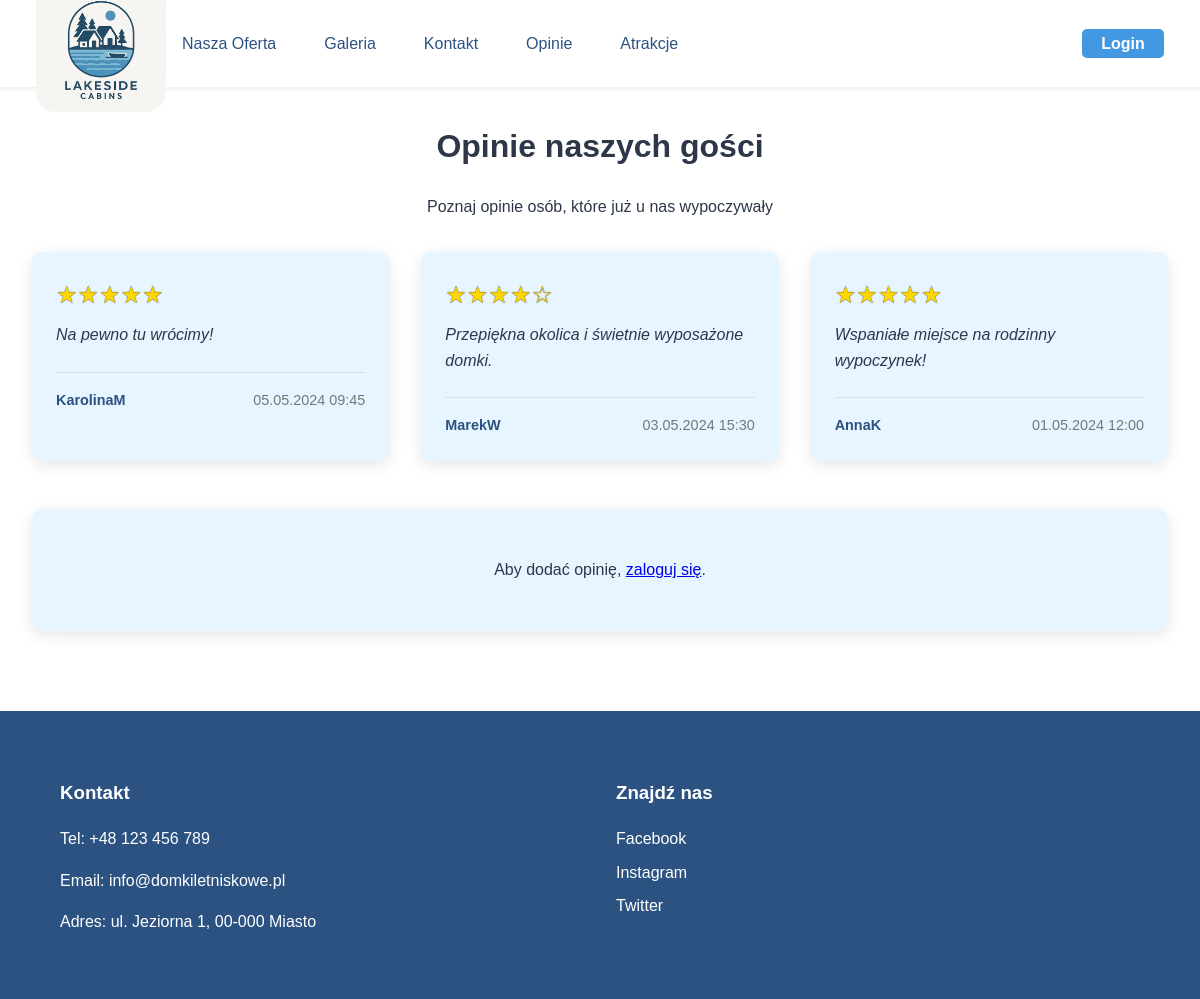
Page /opinie.php on the committed database.
### tables this page shows
CREATE TABLE `opinions` (
  `id` int(11) NOT NULL,
  `user_id` int(11) NOT NULL,
  `content` text NOT NULL,
  `rating` int(11) DEFAULT NULL CHECK (`rating` between 1 and 5),
  `created_at` DATETIME NOT NULL DEFAULT CURRENT_TIMESTAMP
);

CREATE TABLE `users` (
  `id` int(11) NOT NULL,
  `username` varchar(50) NOT NULL,
  `email` varchar(100) NOT NULL,
  `password` varchar(255) NOT NULL,
  `role` enum('admin','client') DEFAULT 'client'
);

### opinie.php (the view, shortened to what this page needs)
<?php
$host = 'localhost';
$user = 'root';
$pass = '';
$db   = 'domki_letniskowe';
$conn = mysqli_connect($host, $user, $pass, $db);
$opinie = [];
if ($conn) {
    $sql = "SELECT o.content, o.rating, u.username, u.email, o.id, o.created_at
            FROM opinions o
            JOIN users u ON o.user_id = u.id
            ORDER BY o.id DESC";
    $result = mysqli_query($conn, $sql);
    if ($result) {
        while ($row = mysqli_fetch_assoc($result)) {
            $opinie[] = $row;
        }
    }
}
?>
<!DOCTYPE html>
<html lang="pl">
<head>
    <link rel="stylesheet" href="css/style.css">
</head>
<body>
    <header>
        <a href="index.php"><img src="assets/logo.png" alt="Logo Domki Letniskowe" class="logo"></a>
        <nav>
            <ul>
                <li><a href="oferta.php">Nasza Oferta</a></li>
                <li><a href="galeria.php">Galeria</a></li>
                <li><a href="kontakt.php">Kontakt</a></li>
                <li><a href="opinie.php">Opinie</a></li>
                <li><a href="atrakcje.php">Atrakcje</a></li>
                <?php if(isset($_SESSION['user_id']) && isset($_SESSION['user_email'])): ?>
                <li><a href="admin.php">Panel użytkownika</a></li>
                <li class="login-btn" style="color:var(--primary-color); font-weight:bold; background:none;">
                    Witaj, <?= htmlspecialchars($_SESSION['user_name']) ?>
                </li>
                <li class="login-btn"><a href="logout.php">Wyloguj</a></li>
                <?php else: ?>
                <li class="login-btn"><a href="login.php">Login</a></li>
                <?php endif; ?>
            </ul>
        </nav>
    </header>
    <main style="padding-top: 100px;">
        <h1 style="text-align:center;">Opinie naszych gości</h1>
        <p style="text-align:center;">Poznaj opinie osób, które już u nas wypoczywały</p>
        <div class="opinie-grid">
            <?php foreach($opinie as $opinia): ?>
                <div class="opinia-karta">
                    <div class="gwiazdki">
                        <?php
                        $rating = (int)$opinia['rating'];
                        for ($i = 1; $i <= 5; $i++) {
                            echo $i <= $rating ? '★' : '☆';
                        }
                        ?>
                    </div>
                    <div class="opinia-tekst">
                        <?= htmlspecialchars($opinia['content']) ?>
                    </div>
                    <div class="opinia-meta">
                        <span class="opinia-autor"><?= htmlspecialchars($opinia['username']) ?></span>
                        <span class="opinia-data">
                            <?= date('d.m.Y H:i', strtotime($opinia['created_at'])) ?>
                        </span>
                    </div>
                </div>
            <?php endforeach; ?>
        </div>
        <?php if(isset($_SESSION['user_id'])): ?>
        <div class="dodaj-opinie">
            <h2>Dodaj swoją opinię</h2>
            <?php if(isset($_SESSION['opinia_success'])): ?>
                <div style="color:green;text-align:center;margin-bottom:1rem;">
                    <?= htmlspecialchars($_SESSION['opinia_success']) ?>
                </div>
                <?php unset($_SESSION['opinia_success']); ?>
            <?php endif; ?>
            <?php if(isset($_SESSION['opinia_error'])): ?>
                <div style="color:red;text-align:center;margin-bottom:1rem;">
                    <?= htmlspecialchars($_SESSION['opinia_error']) ?>
                </div>
                <?php unset($_SESSION['opinia_error']); ?>
            <?php endif; ?>
            <form action="dodaj_opinie.php" method="POST">
                <div class="form-group">
                    <label>Ocena</label>
                    <div class="star-rating">
                        <input type="radio" id="star5" name="ocena" value="5" checked>
                        <label for="star5">★</label>
                        <input type="radio" id="star4" name="ocena" value="4">
                        <label for="star4">★</label>
                        <input type="radio" id="star3" name="ocena" value="3">
                        <label for="star3">★</label>
                        <input type="radio" id="star2" name="ocena" value="2">
                        <label for="star2">★</label>
                        <input type="radio" id="star1" name="ocena" value="1">
                        <label for="star1">★</label>
                    </div>
                </div>
                <div class="form-group">
                    <label for="tresc">Twoja opinia</label>
                    <textarea id="tresc" name="tresc" required></textarea>
                </div>
                <button type="submit" class="btn-rezerwuj">Dodaj opinię</button>
            </form>
        </div>
        <?php else: ?>
        <div class="dodaj-opinie" style="text-align:center;">
            <p>Aby dodać opinię, <a href="login.php">zaloguj się</a>.</p>
        </div>
        <?php endif; ?>
    </main>
    <footer>
        <div class="footer-content">
            <div class="kontakt">
                <h3>Kontakt</h3>
                <p>Tel: +48 123 456 789</p>
                <p>Email: info@domkiletniskowe.pl</p>
                <p>Adres: ul. Jeziorna 1, 00-000 Miasto</p>
            </div>
            <div class="social-media">
                <h3>Znajdź nas</h3>
                <a href="#" class="social-link">Facebook</a>
                <a href="#" class="social-link">Instagram</a>
                <a href="#" class="social-link">Twitter</a>
            </div>
        </div>
    </footer>
</body>
</html>

### css/style.css (style rules this page uses)
:root { --primary-color: #2c5282; --secondary-color: #4299e1; --accent-color: #48bb78; --text-color: #2d3748; --light-bg: #e6f5ff; }
body { margin: 0; font-family: 'Arial', sans-serif; color: var(--text-color); line-height: 1.6; }
header { background: white; box-shadow: 0 1px 5px rgba(0,0,0,0.1); padding: 0.7rem 3%; position: fixed; width: 94%; top: 0; z-index: 1000; display: flex; align-items: center; justify-content: space-between; height: 65px; }
.logo { width: 130px; height: auto; }
nav { flex: 1; }
nav ul { display: flex; list-style: none; gap: 1rem; justify-content: flex-end; padding: 0; margin: 0; }
nav a { text-decoration: none; color: var(--primary-color); font-weight: 500; font-size: 1rem; padding: 0.4rem 1rem; border-radius: 3px; transition: all 0.3s ease; }
main { max-width: 1200px; margin: 0 auto; padding: 2rem; }
footer { background: var(--primary-color); color: white; padding: 3rem 5%; }
.footer-content { max-width: 1200px; margin: 0 auto; display: grid; grid-template-columns: repeat(auto-fit, minmax(250px, 1fr)); gap: 2rem; }
.social-link { display: block; color: white; text-decoration: none; margin: 0.5rem 0; transition: color 0.3s ease; }
.logo { padding-top: 15px; border-radius: 20px; }
.login-btn { margin-left: auto; }
.login-btn a { background: var(--secondary-color); color: #fff !important; font-weight: bold; border-radius: 5px; padding: 0.4rem 1.2rem; transition: background 0.3s; }

### opinie.php (style rules this page uses)
.opinie-grid { display: grid; grid-template-columns: repeat(auto-fill, minmax(300px, 1fr)); gap: 2rem; margin: 2rem 0; }
.opinia-karta { background: var(--light-bg); padding: 1.5rem; border-radius: 10px; box-shadow: 0 4px 15px rgba(0,0,0,0.1); }
.opinia-tekst { font-style: italic; margin-bottom: 1rem; line-height: 1.6; }
.opinia-meta { display: flex; justify-content: space-between; align-items: center; border-top: 1px solid #ddd; padding-top: 1rem; margin-top: 1.5rem; font-size: 0.9rem; }
.opinia-autor { font-weight: bold; color: var(--primary-color); }
.opinia-data { color: #777; }
.gwiazdki { color: gold; font-size: 1.5rem; margin-bottom: 0.5rem; text-shadow: 0px 0px 1px #000; }
.dodaj-opinie { background: var(--light-bg); padding: 2rem; border-radius: 10px; box-shadow: 0 4px 15px rgba(0,0,0,0.1); margin: 3rem 0; }

### rows in the picture
opinions: content "Na pewno tu wrócimy!", user.username "KarolinaM", created_at "05.05.2024 09:45"
opinions: rating 4 (drawn), content "Przepiękna okolica i świetnie wyposażone domki.", user.username "MarekW", created_at "03.05.2024 15:30"
opinions: content "Wspaniałe miejsce na rodzinny wypoczynek!", user.username "AnnaK", created_at "01.05.2024 12:00"
